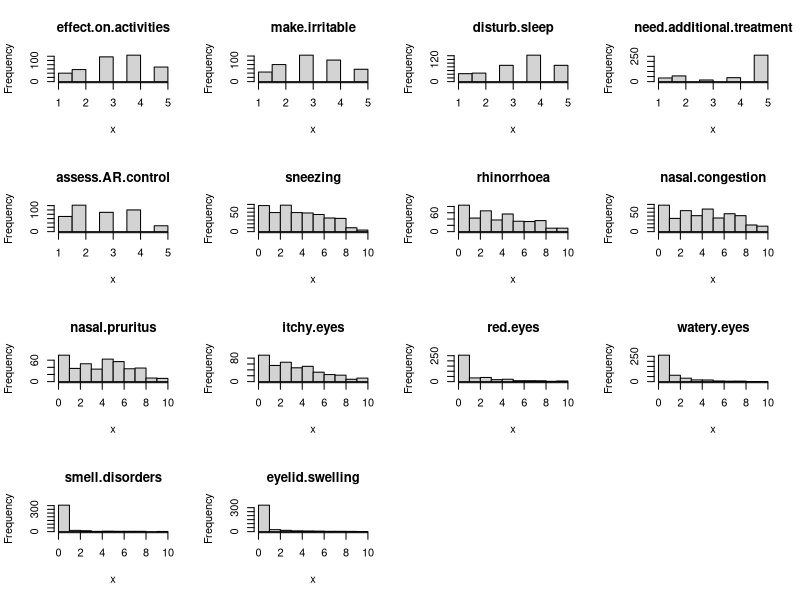

Write R code to recreate this figure. (Note: this script raises an error after producing the figure.)
####### 1. import the neccessary package, data and function #####
plot_items_pattern = function( data.df, colNames=NULL) {
  ##*******************************************************************************
  ## fucntion to plot a vector of continuous values using boxplot or              #
  ##      a vector of discrete values using bar plot                              #
  ## Author: Xiaohua Douglas Zhang, January 2020                                  #
  ## Arguments:                                                                   #
  ##   data.df: a data.frame to be plotted using boxplot or                       #
  ##            a discrete vector to be plotted using bar plot                    #
  ##   colNames: names for the columns in data.df                                 #
  ## Output:                                                                      #
  ##   None                                                                       #
  ##******************************************************************************* 
  
  if( is.null(colNames) ) colNames = colnames(data.df)
  nColumn = length(colNames)
  for(i in 1:nColumn ) {
    x = unlist(data.df[,i])
    if( is.character(x) | is.factor(x) | is.logical(x) ) {
      barplot( table(x), main=colNames[i] )
    } else if( is.numeric(x) ) {
      hist( x, main=colNames[i] )
    } else {
      stop(paste("the", i, "th column of data.df must be character, numeric, factor or logical."))
    }
  }
}

df_raw_input_item = read.csv("data/raw/raw_items.csv")

#### 2. visualization of the raw data #####
par(mfrow=c(4,4))
plot_items_pattern(df_raw_input_item[,-1])

# save the visualization result
grDevices::png("figures/exploratory/patterns_raw_items.png", 
    res=240, width = 4800, height = 4800, units = "px", pointsize = 28)
par(mfrow=c(4,4))
plot_items_pattern(df_raw_input_item[,-1])
dev.off()

##### 3. convert the data ######
## split the raw dataframe
df_raw_arct = df_raw_input_item[,1:6]
df_raw_vas = df_raw_input_item[,c(1,7:15)]

## to treat the arct case
df_arct_scale = df_raw_arct
df_arct_scale[,-1] = scale(df_raw_arct[,-1])
mat_arct_scale = as.matrix(df_arct_scale[,-1])
df_arct_scale[,-1] = as.data.frame(-mat_arct_scale)

# visualization the scaled arct data
par(mfrow=c(2,3))
plot_items_pattern(df_raw_arct[,-1])
plot_items_pattern(df_arct_scale[,-1])

## to treat the vas data
df_vas_scale = df_raw_vas

df_vas_scale[,-1] = scale(sqrt(df_raw_vas[,-1]))
par(mfrow=c(2,3))
plot_items_pattern(df_raw_vas[,-1])
plot_items_pattern(df_vas_scale[,-1])

colnames(df_raw_vas)

## merge the data together 
df_scaled_items = merge(df_arct_scale, df_vas_scale, 
                        by.x = "patients_idx", by.y = "patients_idx", 
                        all.x=FALSE, all.y=FALSE)
# ok
head(df_scaled_items)
# head(scaled_items)

# write.csv(df_scaled_items, "data/cleaned/scaled_items.csv", row.names = F)





